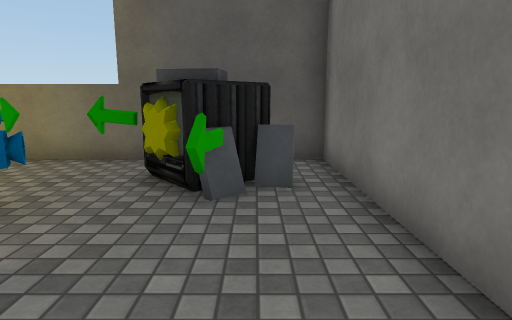
View 1 (above)

13 first-person views from a walk through a 3-D level made in the Unity game engine. The camera is 1.3 m above the floor, tilts 10° down and sees 75° across. The floor is counted in squares, 1 m on a side. Each view is taken from the middle of a square. On the plan, view 1 faces up. The plan holds only what a view shows up to about 14 squares ahead; the rest is blank. The place goes on beyond the plan. The player character is not drawn. Some animated figures are left out. Some surface patterns are stand-ins.

View 2
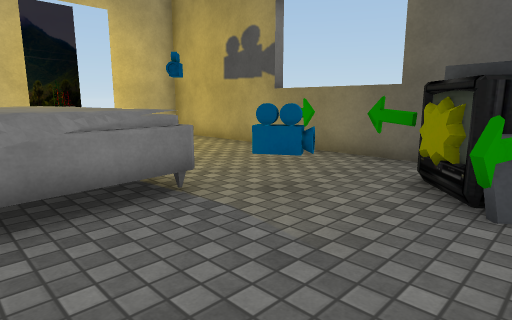

View 3
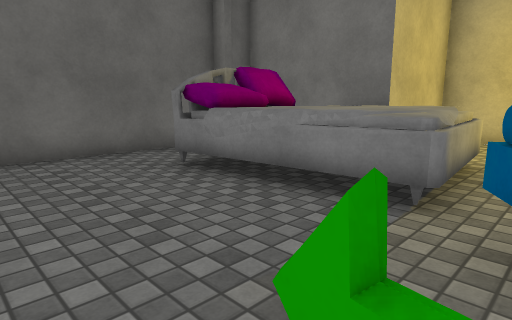

View 4
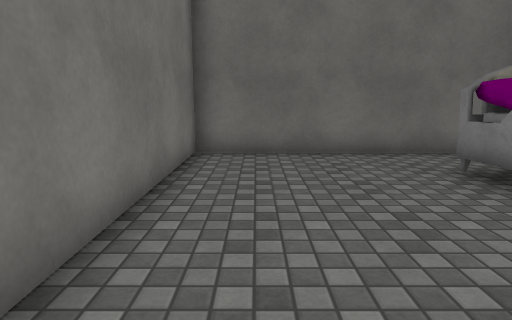

View 5
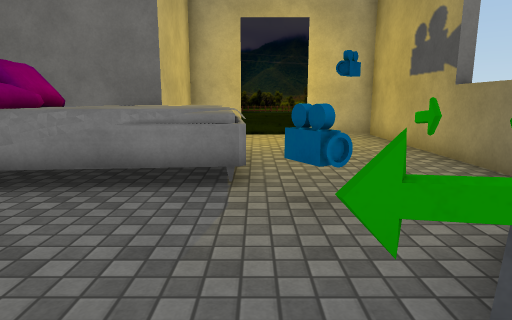

View 6
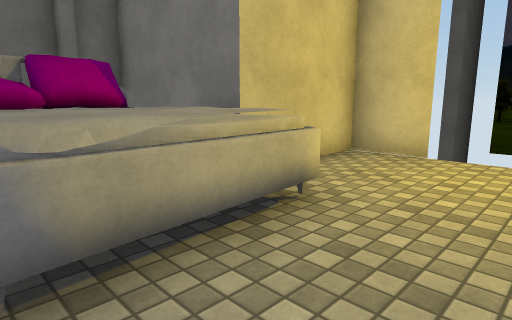

View 7
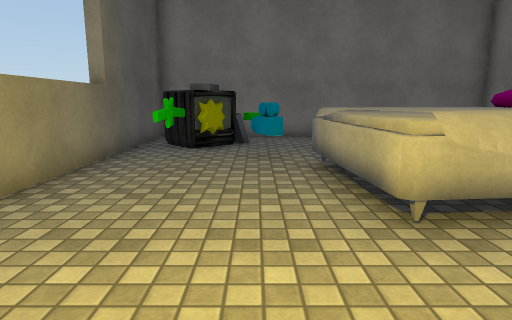

View 8
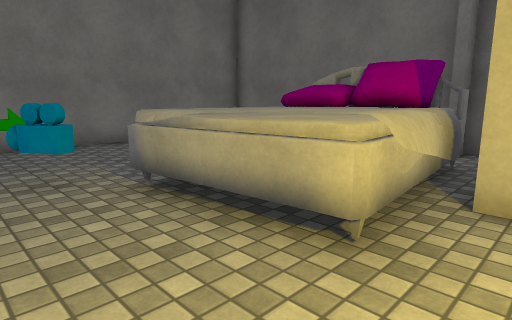

View 9
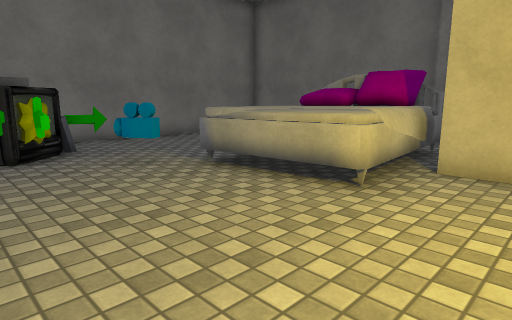

View 10
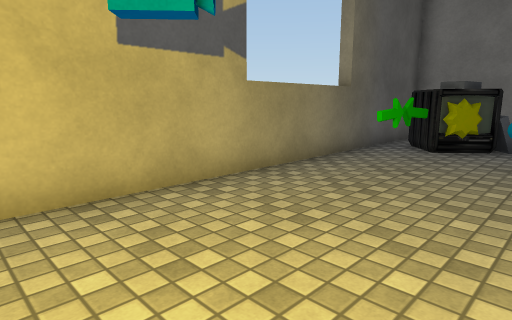

View 11
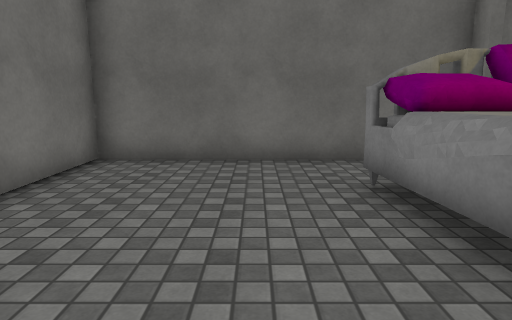

View 12
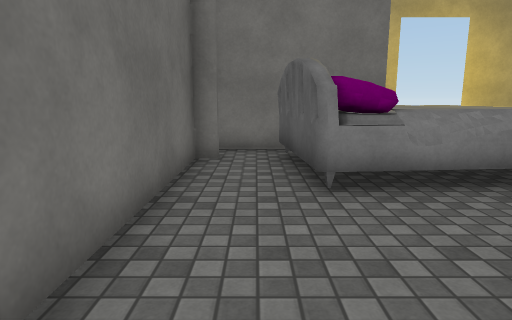

View 13
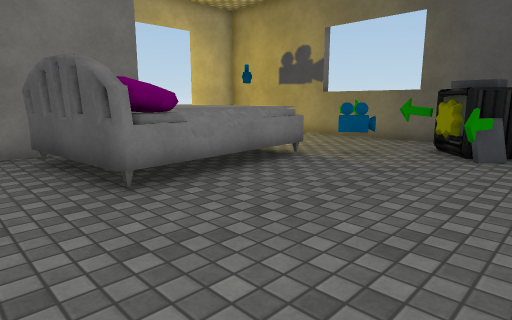

### Floor plan
Points are (right, up) in squares from view 1. A wall is a line through its corners. A room is listed if a view was taken in it or the views show most of it. See-through windows are left out.
Room 1 (views 1, 2, 3, 4, 5, 6, 7, 8, 9, 10, 11, 12, 13)
walls: (-0.8, 3.4) (-0.6, 4.3); (-0.5, 4.2) (-0.6, 3.3); (-2.1, 5.9) (-3.1, 6.1); (-6.6, -3.8) (-6.6, -4.4) (1.5, -4.4) (1.5, 7.5) (-12.2, 7.5) (-12.2, 5); (-7.2, -4.4) (-6.8, -4.4); (-12.2, 2.5) (-12.2, 0.5) (-8.1, 0.5) (-8.1, -4.5)
ways out: gap at (-12, 5)
objects: other object (-8, -2) to (-4, 3); other object (-3, 4); other object (-2, 5); other object (-1, 5) to (0, 7)

Positions as (right, up) in squares from view 1, and headings:
1: (0, 0), facing up
2: (0, 0), facing up-left
3: (0, 4), facing down-left
4: (0, 4), facing down
5: (1, 3), facing left
6: (-4, 5), facing down-left
7: (-11, 4), facing right
8: (-9, 5), facing down-right
9: (-10, 7), facing down-right
10: (-11, 3), facing up-right
11: (-2, 3), facing down
12: (1, -3), facing left
13: (1, -4), facing up-left
